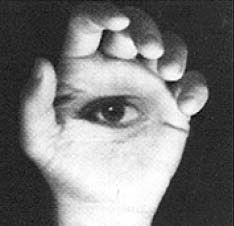
#> input picture 2-blur/original.bmp, 234 x 226 px
$ python main.py
#> lines starting #> are read from the running program, lines starting #| are printed output that depends on the picture
import timeit
import numpy as np
import cv2 as cv


INPUT_IMAGE = 'original.bmp'
KERNEL_SIZE = 7


def mean_filter_naive(img, kernel_size):
    img_out = np.zeros_like(img)
    pad = kernel_size // 2

    # Adiciona uma borda de pixels com valor 0 ao redor da imagem
    img_padded = np.pad(img, pad_width=((pad, pad), (pad, pad), (0, 0)), mode='constant', constant_values=0)

    for channel in range(img.shape[2]):
        for row in range(img.shape[0]):
            for col in range(img.shape[1]):
                img_out[row, col, channel] = np.mean(img_padded[row:row + kernel_size, col:col + kernel_size, channel])

    return img_out


def mean_filter_separable(img, kernel_size):
    img_out = np.zeros_like(img)
    img_out_temp = np.zeros_like(img)
    pad = kernel_size // 2

    # Adiciona uma borda de pixels com valor 0 ao redor da imagem
    img_padded_h = np.pad(img, pad_width=((0, 0), (pad, pad), (0, 0)), mode='constant', constant_values=0)

    # Filtro horizontal
    for channel in range(img.shape[2]):
        for row in range(img.shape[0]):
            for col in range(img.shape[1]):
                img_out_temp[row, col, channel] = np.mean(img_padded_h[row, col:col + kernel_size, channel])

    # Adiciona uma borda de pixels com valor 0 ao redor da imagem
    img_padded_v = np.pad(img_out_temp, pad_width=((pad, pad), (0, 0), (0, 0)), mode='constant', constant_values=0)

    # Filtro vertical
    for channel in range(img.shape[2]):
        for row in range(img.shape[0]):
            for col in range(img.shape[1]):
                img_out[row, col, channel] = np.mean(img_padded_v[row:row + kernel_size, col, channel])

    return img_out


def mean_filter_integral_image(img, kernel_size):
    img_out = np.zeros_like(img)
    n_rows, n_cols, n_channels = img.shape
    pad = kernel_size // 2

    img_padded = np.pad(img, pad_width=((pad, pad), (pad, pad), (0, 0)), mode='constant', constant_values=0)

    # Calcula a imagem integral
    integral_image = calculate_integral_image(img_padded)

    for channel in range(n_channels):
        for row in range(n_rows):
            for col in range(n_cols):
                # Define a região de interesse
                start_row = max(0, row - pad)
                start_col = max(0, col - pad)
                end_row = min(n_rows + pad - 1, row + pad)
                end_col = min(n_cols + pad - 1, col + pad)

                # Calcula a soma da região usando a imagem integral (vértice inferior direito)
                region_sum = integral_image[end_row, end_col, channel]
                if start_col > 0:
                    region_sum -= integral_image[end_row, start_col-1, channel]
                if start_row > 0:
                    region_sum -= integral_image[start_row-1, end_col, channel]
                if start_col > 0 and start_row > 0:
                    region_sum += integral_image[start_row-1, start_col-1, channel]

                area = (end_col - start_col + 1) * (end_row - start_row + 1)
                img_out[row, col, channel] = region_sum / area

    return img_out


def calculate_integral_image(img):
    n_rows, n_cols, n_channels = img.shape
    integral_image = np.zeros_like(img)

    for channel in range(n_channels):
        for row in range(n_rows):
            for col in range(n_cols):
                left_sum = integral_image[row, col-1, channel] if col > 0 else 0
                top_sum = integral_image[row-1, col, channel] if row > 0 else 0
                diagonal_sum = integral_image[row-1, col-1, channel] if col > 0 and row > 0 else 0
                integral_image[row, col, channel] = img[row, col, channel] + left_sum + top_sum - diagonal_sum

    return integral_image


def compare_images(img1, img2):
    diff = np.abs(img1 - img2)
    print(f'Max diff: {np.max(diff):.3f}')
    print(f'Min diff: {np.min(diff):.3f}')


def main():
    img = cv.imread(INPUT_IMAGE, cv.IMREAD_GRAYSCALE)
#> img is the input picture: shape (226, 234); min 8, max 255, mean 123.3
    assert img is not None, 'image could not be read'

    img = img.reshape((img.shape[0], img.shape[1], 1))
    img = img.astype(np.float32) / 255
#> img: shape (226, 234, 1) float32
    cv.imshow('original', img)

    # Imagem gerada com OpenCV para comparação (borda com valor constante de 0)
    img_out_cv = cv.blur(img, ksize=(KERNEL_SIZE, KERNEL_SIZE), borderType=cv.BORDER_CONSTANT)
    img_out_cv = img_out_cv.reshape((img_out_cv.shape[0], img_out_cv.shape[1], 1))
    cv.imshow('opencv', img_out_cv)
    cv.imwrite('opencv.png', img_out_cv*255)

    # Filtro da média ingênuo
    start_time = timeit.default_timer()
    img_out_naive = mean_filter_naive(img, kernel_size=KERNEL_SIZE)
#> in mean_filter_naive, `img_padded = np.pad(img, pad_width=((pad, pad), (pad, pad), (0, 0)), m..`:
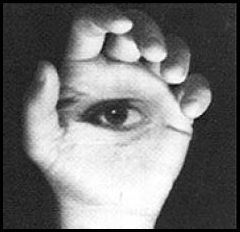
#> img_padded: shape (232, 240, 1) float32; min 0, max 1, mean 0.459
    print('[Naive] Duration: %f' % (timeit.default_timer() - start_time))
    compare_images(img1=img_out_naive, img2=img_out_cv)
#> in compare_images, `diff = np.abs(img1 - img2)`:
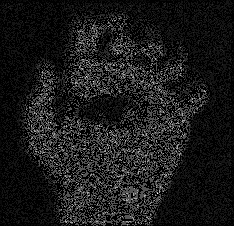
#> diff: shape (226, 234, 1) float32; min 0, max 1.79e-07, mean 1.88e-08; drawn with min black and max white
#| Max diff: 0.000
#| Min diff: 0.000
    cv.imshow('naive', img_out_naive)
    cv.imwrite('naive.png', img_out_naive*255)

    # Filtro da média separável
    start_time = timeit.default_timer()
    img_out_separable = mean_filter_separable(img, kernel_size=KERNEL_SIZE)
#> in mean_filter_separable, `img_padded_h = np.pad(img, pad_width=((0, 0), (pad, pad), (0, 0)), mod..`:
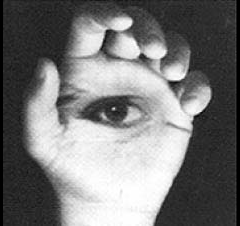
#> img_padded_h: shape (226, 240, 1) float32; min 0, max 1, mean 0.471
#> in mean_filter_separable, `img_padded_v = np.pad(img_out_temp, pad_width=((pad, pad), (0, 0), (0,..`:
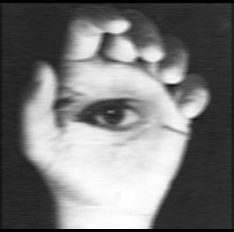
#> img_padded_v: shape (232, 234, 1) float32; min 0, max 1, mean 0.47
    print('[Separable] Duration: %f' % (timeit.default_timer() - start_time))
    compare_images(img1=img_out_separable, img2=img_out_cv)
#> in compare_images (call 2), `diff = np.abs(img1 - img2)`:
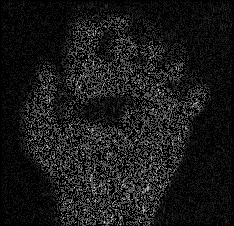
#> diff: shape (226, 234, 1) float32; min 0, max 1.79e-07, mean 1.77e-08; drawn with min black and max white
#| Max diff: 0.000
#| Min diff: 0.000
    cv.imshow('separable', img_out_separable)
    cv.imwrite('separable.png', img_out_separable*255)

    # Filtro da média com imagem integral
    start_time = timeit.default_timer()
    img_out_integral = mean_filter_integral_image(img, kernel_size=KERNEL_SIZE)
#> after the loop in calculate_integral_image, `for channel in range(n_channels):`:
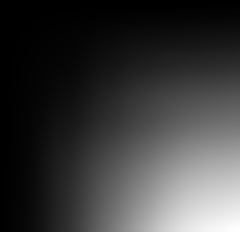
#> integral_image: shape (232, 240, 1) float32; min 0, max 25560.7, mean 5856.1; drawn with min black and max white
#> after the loop in mean_filter_integral_image, `for channel in range(n_channels):`:
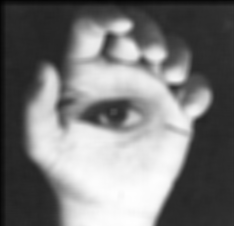
#> img_out: shape (226, 234, 1) float32; min 0.00735, max 0.998, mean 0.475
    print('[Integral] Duration: %f' % (timeit.default_timer() - start_time))
    compare_images(img1=img_out_separable, img2=img_out_cv)
#| Max diff: 0.000
#| Min diff: 0.000
    cv.imshow('integral', img_out_integral)
    cv.imwrite('integral.png', img_out_integral*255)

    cv.waitKey()
    cv.destroyAllWindows()


if __name__ == '__main__':
    main()
